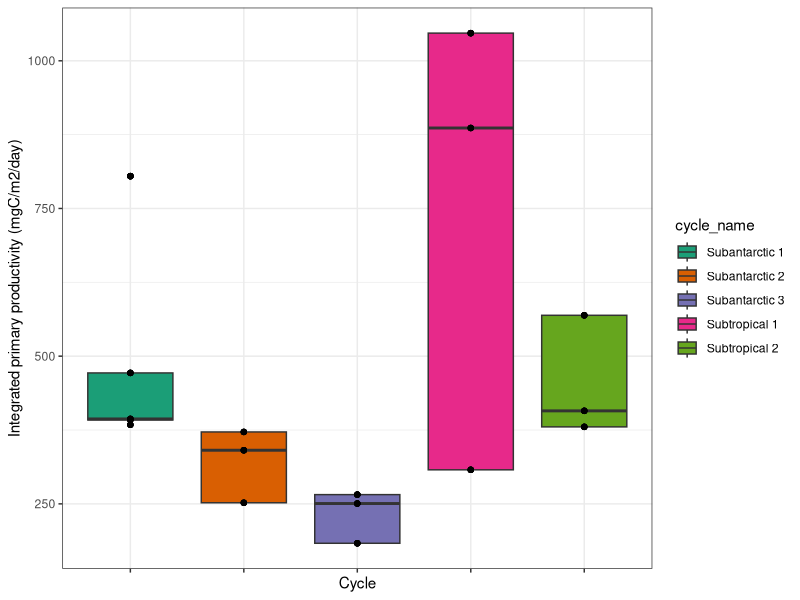

The R source for this figure: (Note: this script raises an error after producing the figure.)
## ---- chunk 1
  knitr::opts_chunk$set(message=FALSE,
                        warning=FALSE,
                        cache=TRUE,
                        tidy=FALSE)
## ---- chunk 2
library(dplyr)
library(tidyverse)
library(ggplot2)
library(broom)
library(ggpubr)
library(stringr)
library(RColorBrewer)
library(cowplot)
## ---- chunk 3
npp_raw <- readxl::read_excel("data_used/TAN1810_NPP_areal.xlsx")  %>%
  select(Cycle, Station, Depth, areal_PP, mean_NPP, sd_NPP) %>%
  distinct() %>%
  mutate(cycle_name = recode(Cycle, "1" = "Subantarctic 1",
                                    "2" = "Subantarctic 2",
                                    "3" = "Subtropical 1",
                                    "4" = "Subtropical 2",
                                    "5" = "Subantarctic 3"))
## ---- chunk 4
library(ggsci)
integrated_pp <- npp_raw %>%
  ggplot(aes(x = cycle_name, y = areal_PP)) +
  geom_boxplot(aes(fill = cycle_name))  +
  geom_point() +
  xlab("Cycle") +
  ylab("Integrated primary productivity (mgC/m2/day)") +
  scale_fill_brewer(palette = "Dark2")+
  theme_bw()+
  theme(
  axis.text.x = element_blank())

#png("../figures/C14_hot_QE.png", width = 600, height = 300)

integrated_pp
## ---- chunk 5
summarySE <- function(data=NULL, measurevar, groupvars=NULL, na.rm=FALSE,
                      conf.interval=.95, .drop=TRUE) {
    library(plyr)

    # New version of length which can handle NA's: if na.rm==T, don't count them
    length2 <- function (x, na.rm=FALSE) {
        if (na.rm) sum(!is.na(x))
        else       length(x)
    }

    # This does the summary. For each group's data frame, return a vector with
    # N, mean, and sd
    datac <- ddply(data, groupvars, .drop=.drop,
      .fun = function(xx, col) {
        c(N    = length2(xx[[col]], na.rm=na.rm),
          mean = mean   (xx[[col]], na.rm=na.rm),
          sd   = sd     (xx[[col]], na.rm=na.rm)
        )
      },
      measurevar
    )

    # Rename the "mean" column    
    datac <- rename(datac, c("mean" = measurevar))

    datac$se <- datac$sd / sqrt(datac$N)  # Calculate standard error of the mean

    # Confidence interval multiplier for standard error
    # Calculate t-statistic for confidence interval: 
    # e.g., if conf.interval is .95, use .975 (above/below), and use df=N-1
    ciMult <- qt(conf.interval/2 + .5, datac$N-1)
    datac$ci <- datac$se * ciMult

    return(datac)
}
## ---- chunk 6
npp_plot <-npp_raw %>%
  ggplot(aes(x=mean_NPP, y= Depth, colour=cycle_name)) + 
    geom_errorbar(aes(xmin=mean_NPP-sd_NPP, xmax=mean_NPP+sd_NPP), width=.1, position=pd) +
    geom_path() +
    geom_point() +
  scale_y_reverse()+
  theme_bw() +
  ylab("Depth (m)")+
  xlab("Cycle")+
  labs(colour = "Cycle name")+
  scale_color_jco()
npp_plot
pp_summary <- summarySE(npp_raw, measurevar="mean_NPP", groupvars=c("Depth","cycle_name"), na.rm=TRUE)
pp_summary

pd <- position_dodge(0.1) # move them .05 to the left and right

npp_plot_summary <- pp_summary %>%
  ggplot(aes(x=mean_NPP, y= Depth, colour=cycle_name)) + 
    geom_errorbar(aes(xmin=mean_NPP-sd, xmax=mean_NPP+sd), width=.1, position=pd) +
    geom_path(size=1.5) +
    geom_point() +
  scale_y_reverse()+
  theme_bw() +
  ylab("Depth (m)")+
  xlab("Net Primary Productivity (mgC/m3/day)")+
  labs(colour = "Cycle name")+
  scale_color_brewer(palette = "Dark2")+
  expand_limits(y = 0)
npp_plot_summary
## ---- chunk 7
npp_combined <- plot_grid(
  npp_plot_summary+ theme(legend.position="none"),
  integrated_pp+ theme(legend.position="none"), 
  labels = c("A", "B"), 
  align = 'vh',
  hjust = -1,
  nrow = 1) 

# extract a legend that is laid out horizontally
legend_b <- get_legend(
  npp_plot_summary + 
    guides(color = guide_legend(nrow = 1)) +
    theme(legend.position = "bottom")
)

# add the legend underneath the row we made earlier. Give it 10%
# of the height of one plot (via rel_heights).
npp_combined <- plot_grid(npp_combined, legend_b, ncol = 1, rel_heights = c(1, .1))

npp_combined
ggsave("../figures/QE_npp combined.png")
